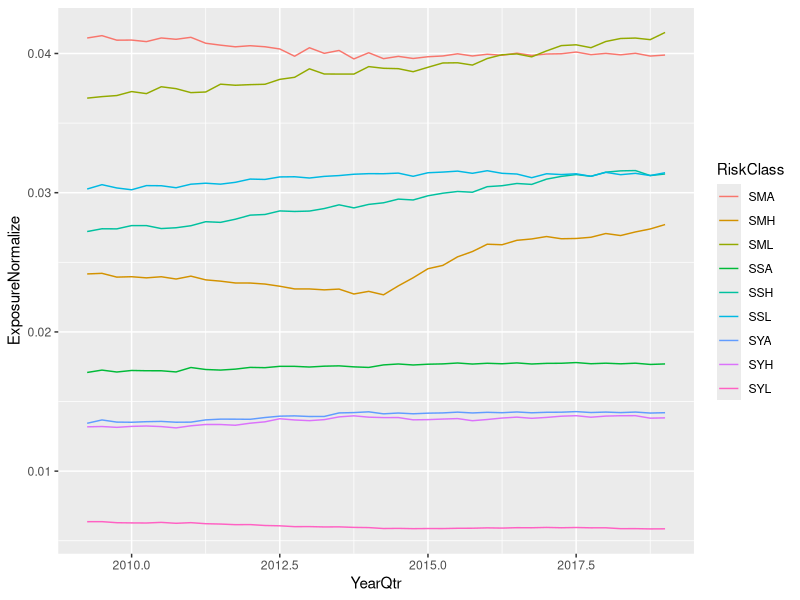
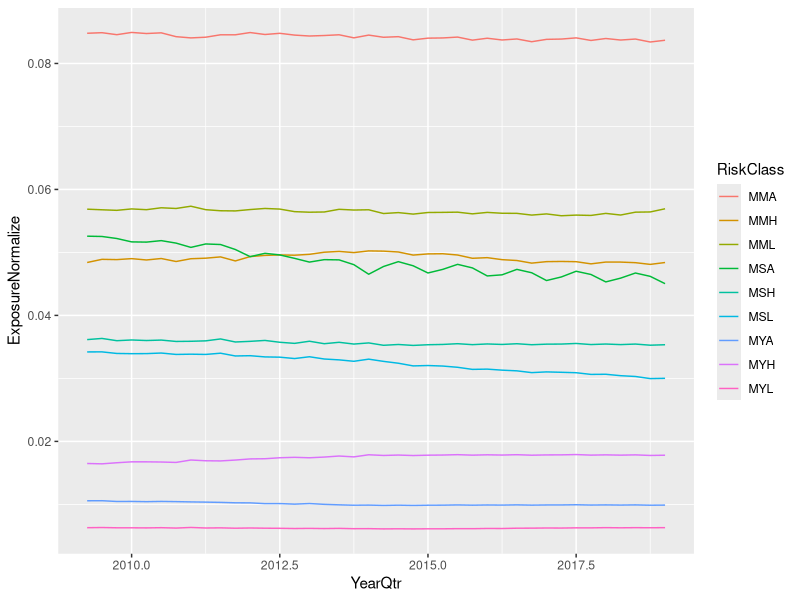
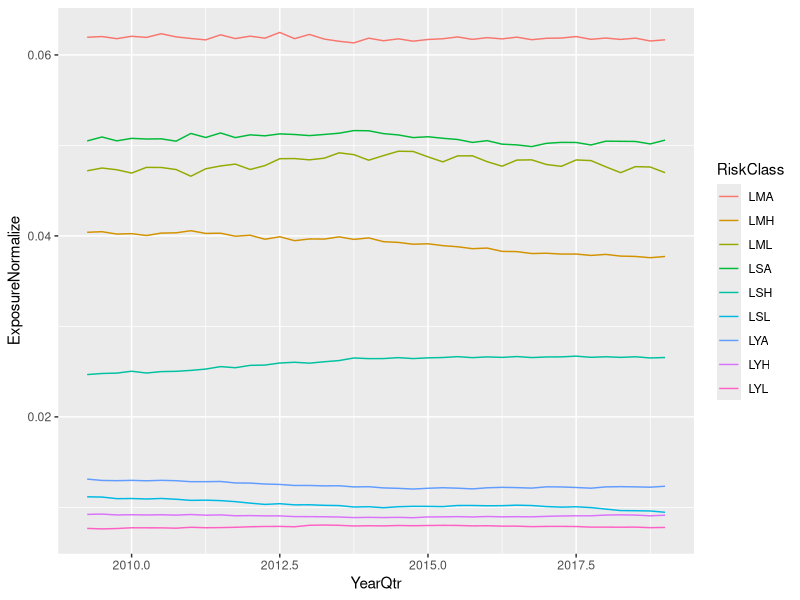
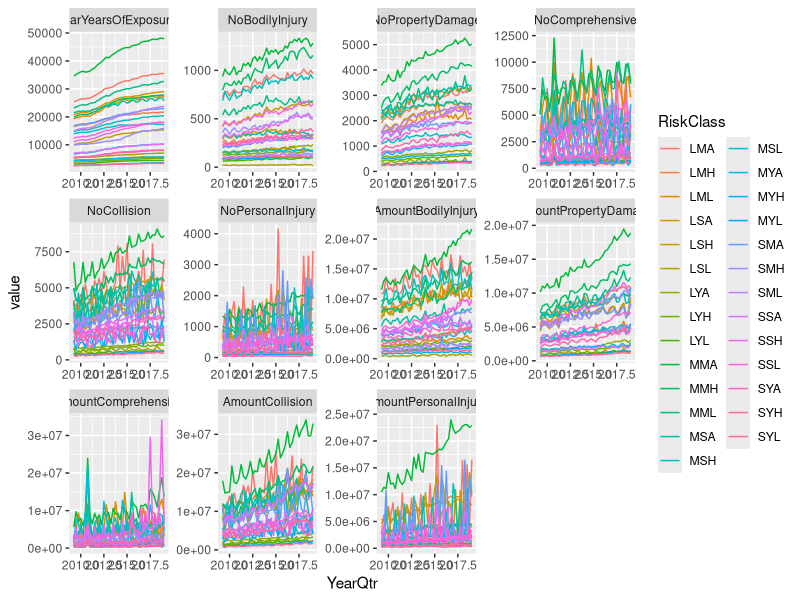
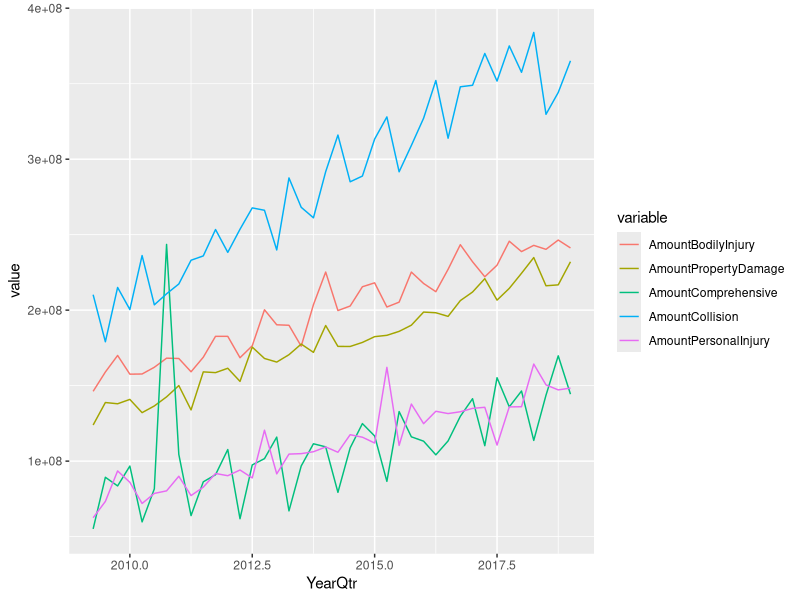
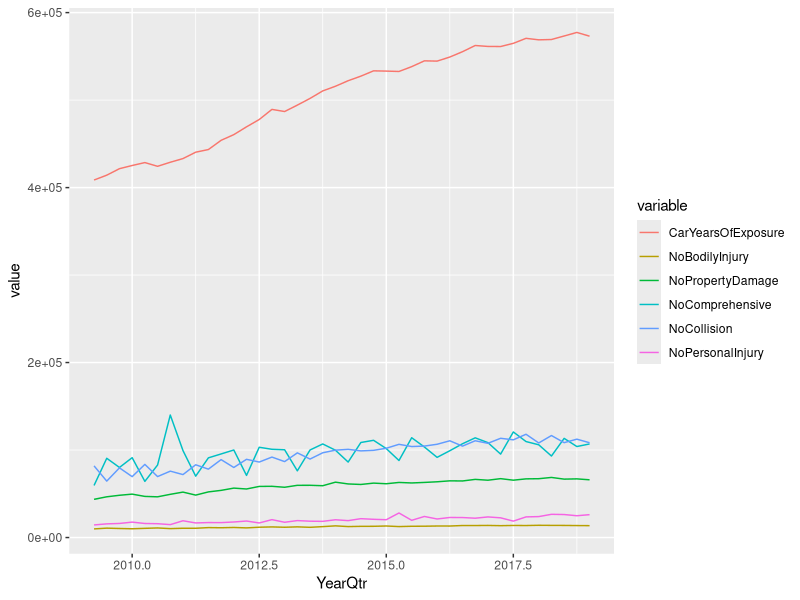
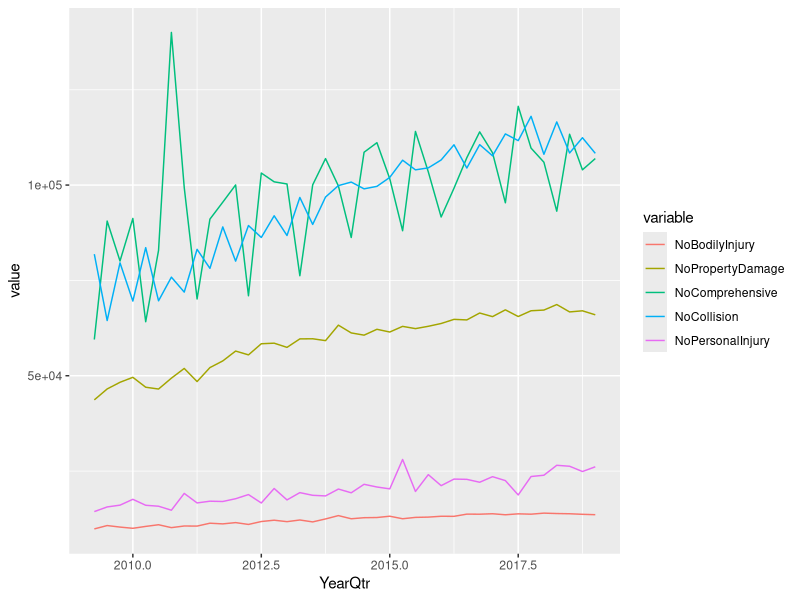
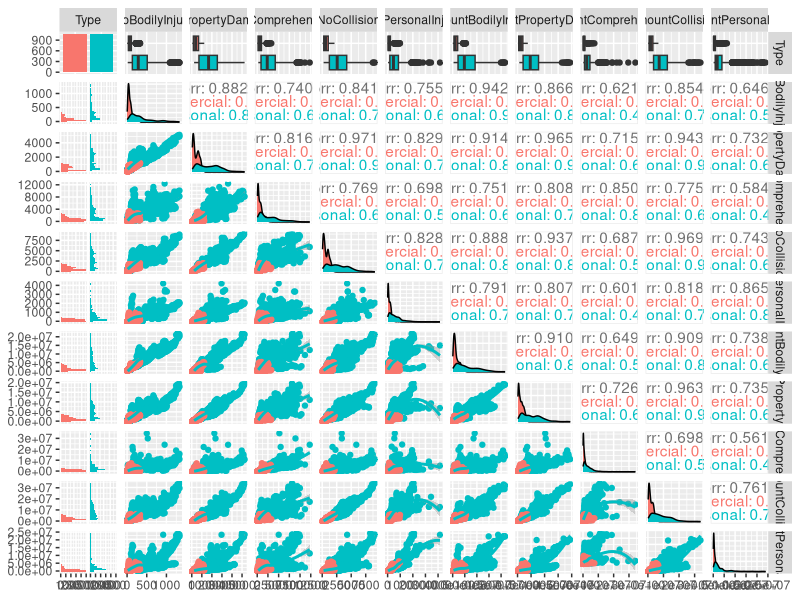

The R source for these figures, in order: (Note: this script raises an error after producing the figures.)
# load packages
require(tidyverse)
require(readxl)
require(GGally)
require(reshape2)
# set wd
getwd()
setwd("C:/Users/Johniemein/Downloads")

# read data, skip = Minimum number of rows to skip before reading anything, be it column names or data
autoclaims <- read_excel("2019-student-research-case-study-data.xlsx", skip = 9)
head(autoclaims)

dimension <- dim(autoclaims)
dimension

names(autoclaims)
# Change the names

# temporary names vector
tmp <- c("Year", "Qtr", "RiskClass", "Type", "CarYearsOfExposure", "NoBodilyInjury", "NoPropertyDamage",
         "NoComprehensive", "NoCollision", "NoPersonalInjury", "AmountBodilyInjury", "AmountPropertyDamage",
         "AmountComprehensive", "AmountCollision", "AmountPersonalInjury")

variables <- c("CarYearsOfExposure", "NoBodilyInjury", "NoPropertyDamage",
"NoComprehensive", "NoCollision", "NoPersonalInjury", "AmountBodilyInjury", "AmountPropertyDamage",
"AmountComprehensive", "AmountCollision", "AmountPersonalInjury")
names(autoclaims) <- tmp
head(autoclaims)

# add year + qtr
autoclaims$YearQtr <- autoclaims$Year + 2.5*autoclaims$Qtr/10 

# Total Exposure for each qtr
autoclaims$TotalExposure <- 0
# let's just do a brute force for loop
for( i in levels(factor(autoclaims$Year))){
  for(j in levels(factor(autoclaims$Qtr))){
    
    autoclaims$TotalExposure[autoclaims$Year == i & autoclaims$Qtr == j] <- sum(autoclaims$CarYearsOfExposure[autoclaims$Year == i & autoclaims$Qtr == j] )
    
  }
}
# then we normalize
autoclaims$ExposureNormalize <- autoclaims$CarYearsOfExposure/autoclaims$TotalExposure

View(autoclaims[autoclaims$RiskClass == "SML" & autoclaims$Type == "Personal",])


# lets make three plots for each vehicle size 

ggplot(data = autoclaims[grepl("^S", x = autoclaims$RiskClass) & autoclaims$Type  == "Personal", , drop = F]) + geom_line(aes( x = YearQtr, y = ExposureNormalize , color = RiskClass))

ggplot(data = autoclaims[grepl("^M", x = autoclaims$RiskClass) & autoclaims$Type  == "Personal", , drop = F]) + geom_line(aes( x = YearQtr, y = ExposureNormalize , color = RiskClass))

ggplot(data = autoclaims[grepl("^L", x = autoclaims$RiskClass) & autoclaims$Type  == "Personal", , drop = F]) + geom_line(aes( x = YearQtr, y = ExposureNormalize , color = RiskClass))

# Amount comprehensive

# Super spike
melt.autoclaims <- melt(autoclaims, id = c("Year", "Qtr", "YearQtr", "Type", "RiskClass"))
ggplot(data = melt.autoclaims[ melt.autoclaims$Type  == "Personal" & !(melt.autoclaims$variable %in% c("TotalExposure", "ExposureNormalize"))
                               ,  , drop = F]) + geom_line(aes( x = YearQtr, y = value , color = RiskClass))+ facet_wrap( ~ variable, scales = "free")


# But if we aggregate The Risk classes
autoclaims.Qtrly <- aggregate(. ~ Year + Qtr+ YearQtr, autoclaims[, !(names(autoclaims) %in% c("Type", "RiskClass") )], FUN = sum)

melt.autoclaims.Qtrly <- melt(autoclaims.Qtrly, id = c("Year", "Qtr", "YearQtr"))
ggplot(data = melt.autoclaims.Qtrly[ !(melt.autoclaims.Qtrly$variable %in% c("TotalExposure", "ExposureNormalize", "NoPropertyDamage",
                                                                             "NoComprehensive", "NoCollision", "NoBodilyInjury", "NoPersonalInjury", "CarYearsOfExposure")), ]) + geom_line(aes( x = YearQtr, y = value, color = variable )) 

ggplot(data = melt.autoclaims.Qtrly[ !(melt.autoclaims.Qtrly$variable %in% c("TotalExposure", "ExposureNormalize", "AmountPropertyDamage",
                                                                             "AmountComprehensive", "AmountCollision", "AmountBodilyInjury", "AmountPersonalInjury")), ]) + geom_line(aes( x = YearQtr, y = value, color = variable )) 


ggplot(data = melt.autoclaims.Qtrly[ !(melt.autoclaims.Qtrly$variable %in% c("TotalExposure", "ExposureNormalize", "AmountPropertyDamage",
                                                                             "AmountComprehensive", "AmountCollision", "AmountBodilyInjury", "AmountPersonalInjury", "CarYearsOfExposure")), ]) + geom_line(aes( x = YearQtr, y = value, color = variable )) 




#  ----
names(autoclaims)
# function for lower part of ggpairs data
lowerFn <- function(data, mapping, method , ...) {
  p <- ggplot(data = data, mapping = mapping) +
    geom_point() +
    geom_smooth(method = method, ...)
  p
}



ggpairs(autoclaims[, c(4,6:dimension[2])],lower = list(continuous = wrap(lowerFn, method = "loess")), 
        mapping = ggplot2::aes(colour = Type))

melt.auto<- melt(data = autoclaims, id= c("YearQtr","Year", "Qtr", "RiskClass", "Type"))



p.box <- ggplot(data = melt.auto) + geom_boxplot(aes(color = Type, y = value)) + facet_wrap( ~ variable, scales = "free")
p.box

p.box <- ggplot(data = melt.auto) + geom_boxplot(aes(color = RiskClass, y = value)) + facet_wrap( ~ variable, scales = "free")
p.box


p.point <- ggplot(data = melt.auto) + geom_line(aes( x = YearQtr, y = value, color = RiskClass)) + facet_wrap( ~ variable, scales = "free")
p.point

# making plots for personal only, commercial only and both after the other colums have been summmed For
# example for each type there is a corresponding risk class, In order to plot the whole data set withour type column
# we need to sum the risk class for personal and commerical
autoclaims.personal <- autoclaims[autoclaims$Type == "Personal",]
autoclaims.commercial <- autoclaims[autoclaims$Type == "Commercial",]
melt.auto.personal <- melt(data = autoclaims.personal, id= c("YearQtr","Year", "Qtr", "RiskClass", "Type"))
melt.auto.commercial <- melt(data = autoclaims.commercial, id= c("YearQtr","Year", "Qtr", "RiskClass", "Type"))

# make data frame with no type, but maintaining the uniqueness of year, qtr, yearqtr and Risk classs
autoclaims.agg.type <- aggregate(. ~ RiskClass + Year + YearQtr + Qtr, 
                                 data = autoclaims[, !(names(autoclaims) %in% c("Type"))], FUN = sum)

melt.auto.agg.type <- melt(data = autoclaims.agg.type, id= c("YearQtr","Year", "Qtr", "RiskClass"))

# plott

ggplot(data = melt.auto.personal) + geom_line(aes( x = YearQtr, y = value, color = RiskClass)) + facet_wrap( ~ variable, scales = "free")

ggplot(data = melt.auto.commercial) + geom_line(aes( x = YearQtr, y = value, color = RiskClass)) + facet_wrap( ~ variable, scales = "free")

ggplot(data = melt.auto.agg.type) + geom_line(aes( x = YearQtr, y = value, color = RiskClass)) + facet_wrap( ~ variable, scales = "free")


# hello worl


# Only plot one variable
# Remember agg.type is the aggregated personal and commercial
View(autoclaims.agg.type)

ggplot(data = autoclaims.agg.type) + geom_line(aes(x = YearQtr, y = NoBodilyInjury , color = RiskClass))
ggplot(data = autoclaims.agg.type) + geom_line(aes(x = YearQtr, y = CarYearsOfExposure , color = RiskClass))
  


# histogram
ggplot(data = autoclaims) + geom_histogram(aes(NoBodilyInjury))

sum(NoBodilyInjury == 1)

### ---- Some nice Proportion plots


#-----
ggplot(data = autoclaims[autoclaims$Type == "Personal", , drop = F]) + geom_histogram(aes(NoBodilyInjury), bins = 30)


ggplot(data = autoclaims[autoclaims$Type == "Personal" & autoclaims$RiskClass == "SML", , drop = F]) + geom_histogram(aes(NoBodilyInjury), bins = 30)
